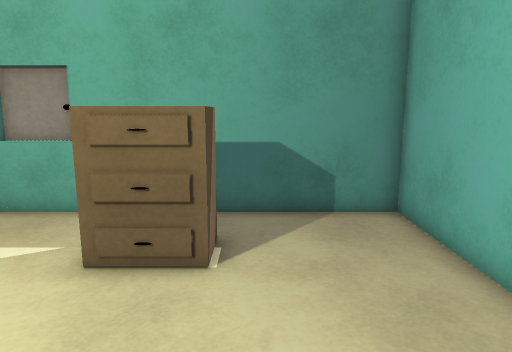
View 1 (above)

14 first-person views from a walk through a Unity game level. The camera is 1.4 m above the floor, tilts 10° down and sees 70° across. Doors are open. The floor is counted in squares, 0.5 m on a side. Each view is taken from the middle of a square. On the plan, view 1 faces up. The plan holds only what a view shows up to about 20 squares ahead; the rest is blank. The place goes on beyond the plan. Some animated figures are left out. Surface patterns are stand-ins for the level's own textures.

View 2
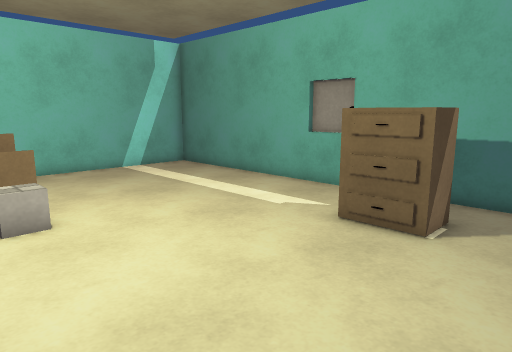

View 3
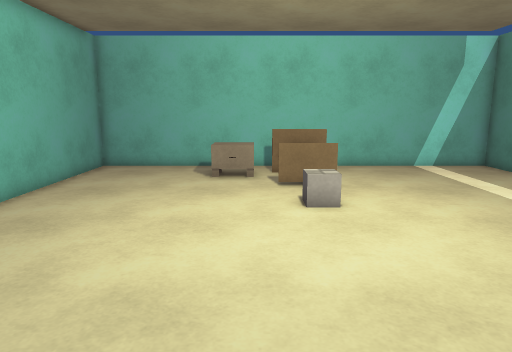

View 4
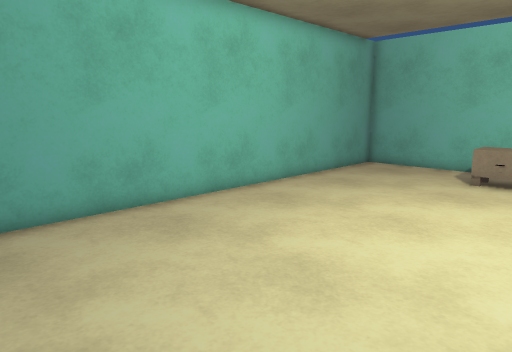

View 5
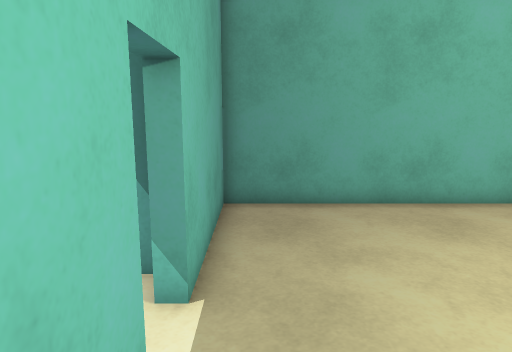

View 6
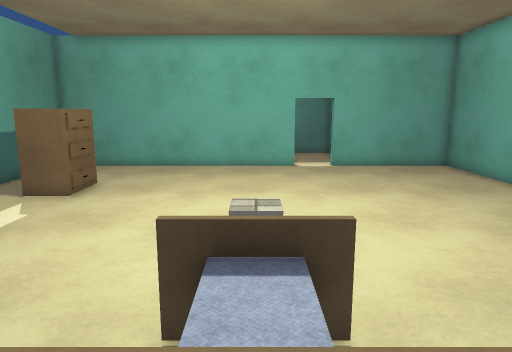

View 7
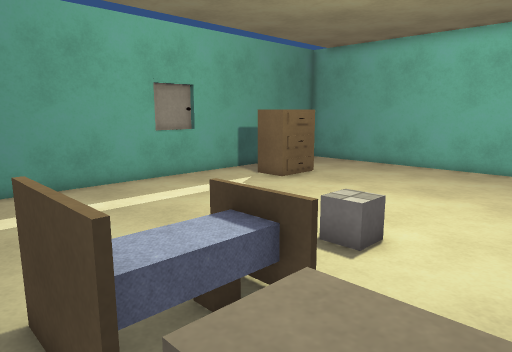

View 8
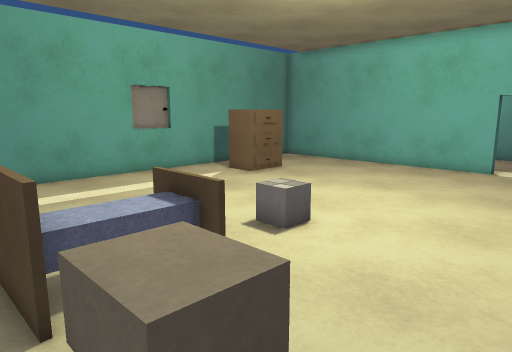

View 9
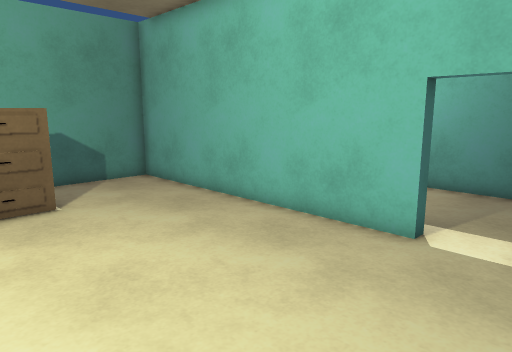

View 10
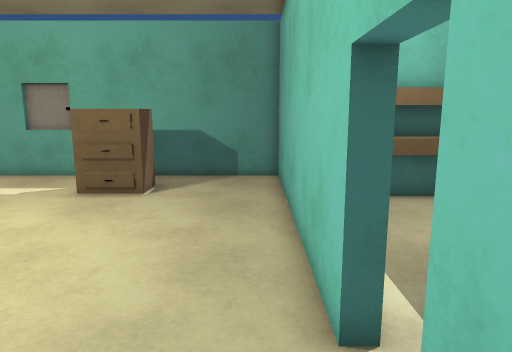

View 11
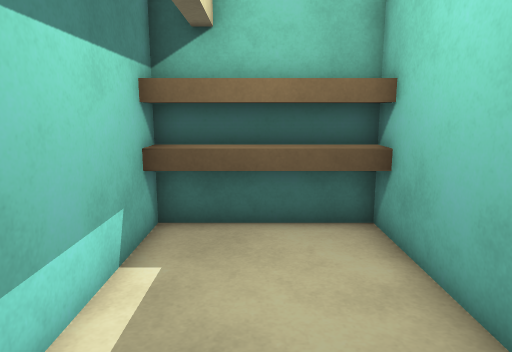

View 12
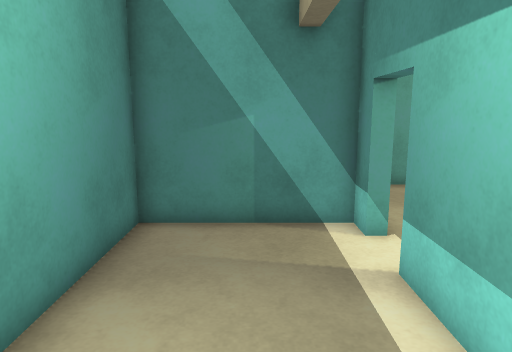

View 13
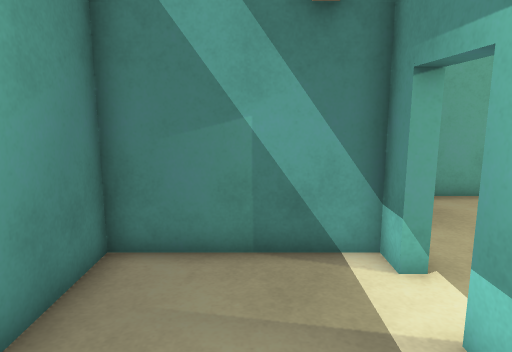

View 14
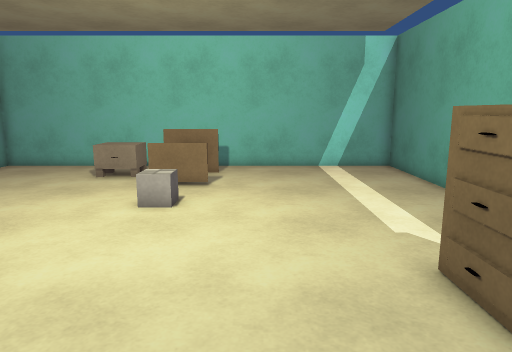

### Floor plan
Ten units are one square. View 1 is at (0, 0); x grows to the right and y downward. Boxes are objects, and circles mark ways between rooms. Rooms are numbered by the first view taken in them; rooms with no view inside come last. Other rooms are left out.
<svg viewBox="-165 -105 271 210">
<path fill="none" stroke="#000" d="M40 20 40 -100 -160 -100 -160 100 40 100 40 40M45 40 45 50 100 50 100 -60M101 -50 45 -50M45 -60 45 20"/>
<rect x="-145" y="15" width="30" height="30" fill="#bbb"><title>nightstand</title></rect>
<rect x="-145" y="-15" width="40" height="30" fill="#bbb"><title>bed</title></rect>
<rect x="-35" y="-85" width="30" height="30" fill="#bbb"><title>other object</title></rect>
<circle cx="40" cy="30" r="3" fill="#2a7"/>
<text x="-60" y="0">1</text>
<text x="70" y="0">2</text>
</svg>
Room 1 opens to room 2.

Where each view was taken, in squares from view 1:
view 1: 0 up, 0 right, facing up
view 2: 2 down, 2 right, facing up-left
view 3: 2 down, 3 right, facing left
view 4: 0 up, 3 right, facing down-left
view 5: 1 up, 3 right, facing down
view 6: 0 up, 15 left, facing right
view 7: 4 down, 15 left, facing up-right
view 8: 6 down, 15 left, facing up-right
view 9: 5 down, 4 left, facing up-right
view 10: 6 down, 3 right, facing up
view 11: 3 down, 7 right, facing up
view 12: 4 up, 7 right, facing down
view 13: 2 up, 7 right, facing down
view 14: 3 up, 3 right, facing left
